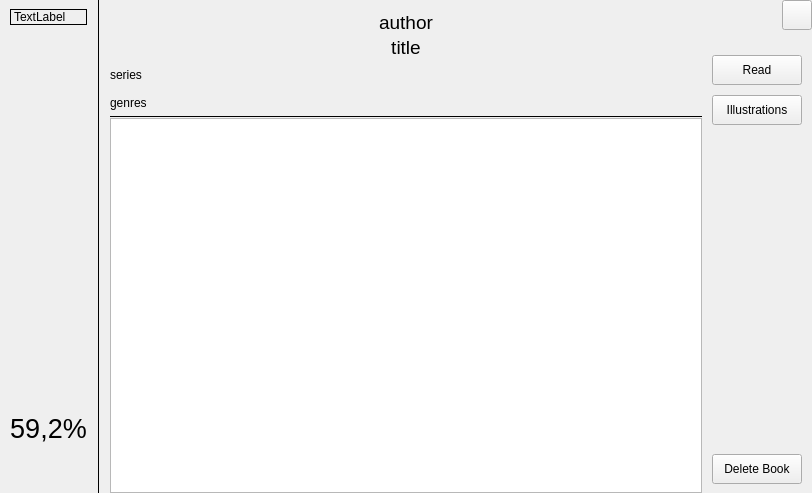
<?xml version="1.0" encoding="UTF-8"?>
<ui version="4.0">
 <class>BookPage</class>
 <widget class="QMainWindow" name="BookPage">
  <property name="geometry">
   <rect>
    <x>0</x>
    <y>0</y>
    <width>812</width>
    <height>493</height>
   </rect>
  </property>
  <property name="windowTitle">
   <string>MainWindow</string>
  </property>
  <widget class="QWidget" name="centralwidget">
   <layout class="QVBoxLayout" name="verticalLayout">
    <property name="spacing">
     <number>0</number>
    </property>
    <property name="leftMargin">
     <number>0</number>
    </property>
    <property name="topMargin">
     <number>0</number>
    </property>
    <property name="rightMargin">
     <number>0</number>
    </property>
    <property name="bottomMargin">
     <number>0</number>
    </property>
    <item>
     <widget class="QStackedWidget" name="stackedWidget">
      <property name="lineWidth">
       <number>0</number>
      </property>
      <property name="currentIndex">
       <number>0</number>
      </property>
      <widget class="QWidget" name="BookWidget">
       <layout class="QHBoxLayout" name="horizontalLayout_8" stretch="0,0,1,0">
        <property name="spacing">
         <number>0</number>
        </property>
        <property name="leftMargin">
         <number>0</number>
        </property>
        <property name="topMargin">
         <number>0</number>
        </property>
        <property name="rightMargin">
         <number>0</number>
        </property>
        <property name="bottomMargin">
         <number>0</number>
        </property>
        <item>
         <layout class="QVBoxLayout" name="ImageBlock">
          <property name="spacing">
           <number>0</number>
          </property>
          <property name="leftMargin">
           <number>10</number>
          </property>
          <property name="topMargin">
           <number>9</number>
          </property>
          <property name="rightMargin">
           <number>10</number>
          </property>
          <property name="bottomMargin">
           <number>9</number>
          </property>
          <item>
           <widget class="QLabel" name="Image">
            <property name="sizePolicy">
             <sizepolicy hsizetype="Preferred" vsizetype="Preferred">
              <horstretch>2</horstretch>
              <verstretch>0</verstretch>
             </sizepolicy>
            </property>
            <property name="minimumSize">
             <size>
              <width>0</width>
              <height>0</height>
             </size>
            </property>
            <property name="maximumSize">
             <size>
              <width>200</width>
              <height>300</height>
             </size>
            </property>
            <property name="frameShape">
             <enum>QFrame::Box</enum>
            </property>
            <property name="text">
             <string notr="true">TextLabel</string>
            </property>
           </widget>
          </item>
          <item>
           <spacer name="verticalSpacer">
            <property name="orientation">
             <enum>Qt::Vertical</enum>
            </property>
            <property name="sizeHint" stdset="0">
             <size>
              <width>20</width>
              <height>40</height>
             </size>
            </property>
           </spacer>
          </item>
          <item>
           <layout class="QHBoxLayout" name="horizontalLayout">
            <property name="bottomMargin">
             <number>0</number>
            </property>
            <item>
             <widget class="QLabel" name="BookProgress">
              <property name="font">
               <font>
                <pointsize>20</pointsize>
               </font>
              </property>
              <property name="text">
               <string notr="true">59,2%</string>
              </property>
              <property name="alignment">
               <set>Qt::AlignCenter</set>
              </property>
             </widget>
            </item>
           </layout>
          </item>
          <item>
           <spacer name="verticalSpacer_2">
            <property name="orientation">
             <enum>Qt::Vertical</enum>
            </property>
            <property name="sizeType">
             <enum>QSizePolicy::Fixed</enum>
            </property>
            <property name="sizeHint" stdset="0">
             <size>
              <width>20</width>
              <height>40</height>
             </size>
            </property>
           </spacer>
          </item>
         </layout>
        </item>
        <item>
         <widget class="Line" name="leftLine_2">
          <property name="minimumSize">
           <size>
            <width>0</width>
            <height>50</height>
           </size>
          </property>
          <property name="frameShadow">
           <enum>QFrame::Plain</enum>
          </property>
          <property name="midLineWidth">
           <number>0</number>
          </property>
          <property name="orientation">
           <enum>Qt::Vertical</enum>
          </property>
         </widget>
        </item>
        <item>
         <layout class="QVBoxLayout" name="BookData" stretch="0,0,0,0,0,0,10,0">
          <property name="spacing">
           <number>0</number>
          </property>
          <property name="leftMargin">
           <number>10</number>
          </property>
          <property name="topMargin">
           <number>0</number>
          </property>
          <property name="rightMargin">
           <number>10</number>
          </property>
          <property name="bottomMargin">
           <number>0</number>
          </property>
          <item>
           <spacer name="verticalSpacer_3">
            <property name="orientation">
             <enum>Qt::Vertical</enum>
            </property>
            <property name="sizeType">
             <enum>QSizePolicy::Fixed</enum>
            </property>
            <property name="sizeHint" stdset="0">
             <size>
              <width>20</width>
              <height>10</height>
             </size>
            </property>
           </spacer>
          </item>
          <item>
           <widget class="QLabel" name="author">
            <property name="minimumSize">
             <size>
              <width>0</width>
              <height>25</height>
             </size>
            </property>
            <property name="maximumSize">
             <size>
              <width>16777215</width>
              <height>25</height>
             </size>
            </property>
            <property name="font">
             <font>
              <pointsize>14</pointsize>
             </font>
            </property>
            <property name="text">
             <string notr="true">author</string>
            </property>
            <property name="alignment">
             <set>Qt::AlignCenter</set>
            </property>
           </widget>
          </item>
          <item>
           <widget class="QLabel" name="title">
            <property name="sizePolicy">
             <sizepolicy hsizetype="Preferred" vsizetype="Fixed">
              <horstretch>0</horstretch>
              <verstretch>0</verstretch>
             </sizepolicy>
            </property>
            <property name="minimumSize">
             <size>
              <width>0</width>
              <height>25</height>
             </size>
            </property>
            <property name="maximumSize">
             <size>
              <width>16777215</width>
              <height>25</height>
             </size>
            </property>
            <property name="font">
             <font>
              <pointsize>14</pointsize>
             </font>
            </property>
            <property name="text">
             <string notr="true">title</string>
            </property>
            <property name="alignment">
             <set>Qt::AlignCenter</set>
            </property>
           </widget>
          </item>
          <item>
           <widget class="QLabel" name="series">
            <property name="minimumSize">
             <size>
              <width>0</width>
              <height>30</height>
             </size>
            </property>
            <property name="text">
             <string notr="true">series</string>
            </property>
           </widget>
          </item>
          <item>
           <widget class="QLabel" name="genres">
            <property name="sizePolicy">
             <sizepolicy hsizetype="Expanding" vsizetype="Fixed">
              <horstretch>0</horstretch>
              <verstretch>0</verstretch>
             </sizepolicy>
            </property>
            <property name="minimumSize">
             <size>
              <width>0</width>
              <height>25</height>
             </size>
            </property>
            <property name="maximumSize">
             <size>
              <width>16777215</width>
              <height>25</height>
             </size>
            </property>
            <property name="text">
             <string notr="true">genres</string>
            </property>
           </widget>
          </item>
          <item>
           <widget class="Line" name="leftLine">
            <property name="minimumSize">
             <size>
              <width>0</width>
              <height>0</height>
             </size>
            </property>
            <property name="frameShadow">
             <enum>QFrame::Plain</enum>
            </property>
            <property name="midLineWidth">
             <number>0</number>
            </property>
            <property name="orientation">
             <enum>Qt::Horizontal</enum>
            </property>
           </widget>
          </item>
          <item>
           <widget class="QTextEdit" name="annotation">
            <property name="sizePolicy">
             <sizepolicy hsizetype="Preferred" vsizetype="Expanding">
              <horstretch>0</horstretch>
              <verstretch>0</verstretch>
             </sizepolicy>
            </property>
            <property name="font">
             <font>
              <pointsize>10</pointsize>
              <stylestrategy>PreferAntialias</stylestrategy>
              <kerning>false</kerning>
             </font>
            </property>
            <property name="verticalScrollBarPolicy">
             <enum>Qt::ScrollBarAlwaysOff</enum>
            </property>
            <property name="horizontalScrollBarPolicy">
             <enum>Qt::ScrollBarAlwaysOff</enum>
            </property>
            <property name="sizeAdjustPolicy">
             <enum>QAbstractScrollArea::AdjustToContents</enum>
            </property>
            <property name="documentTitle">
             <string notr="true"/>
            </property>
            <property name="undoRedoEnabled">
             <bool>true</bool>
            </property>
            <property name="lineWrapMode">
             <enum>QTextEdit::WidgetWidth</enum>
            </property>
            <property name="readOnly">
             <bool>true</bool>
            </property>
            <property name="html">
             <string notr="true">&lt;!DOCTYPE HTML PUBLIC &quot;-//W3C//DTD HTML 4.0//EN&quot; &quot;http://www.w3.org/TR/REC-html40/strict.dtd&quot;&gt;
&lt;html&gt;&lt;head&gt;&lt;meta name=&quot;qrichtext&quot; content=&quot;1&quot; /&gt;&lt;style type=&quot;text/css&quot;&gt;
p, li { white-space: pre-wrap; }
&lt;/style&gt;&lt;/head&gt;&lt;body style=&quot; font-family:'MS Shell Dlg 2'; font-size:10pt; font-weight:400; font-style:normal;&quot;&gt;
&lt;p style=&quot;-qt-paragraph-type:empty; margin-top:0px; margin-bottom:0px; margin-left:0px; margin-right:0px; -qt-block-indent:0; text-indent:0px;&quot;&gt;&lt;br /&gt;&lt;/p&gt;&lt;/body&gt;&lt;/html&gt;</string>
            </property>
            <property name="textInteractionFlags">
             <set>Qt::NoTextInteraction</set>
            </property>
            <property name="placeholderText">
             <string notr="true"/>
            </property>
           </widget>
          </item>
          <item>
           <spacer name="verticalSpacer_4">
            <property name="orientation">
             <enum>Qt::Vertical</enum>
            </property>
            <property name="sizeHint" stdset="0">
             <size>
              <width>20</width>
              <height>0</height>
             </size>
            </property>
           </spacer>
          </item>
         </layout>
        </item>
        <item>
         <layout class="QVBoxLayout" name="ButtonBlock">
          <property name="spacing">
           <number>15</number>
          </property>
          <property name="leftMargin">
           <number>0</number>
          </property>
          <property name="topMargin">
           <number>0</number>
          </property>
          <property name="rightMargin">
           <number>0</number>
          </property>
          <item>
           <layout class="QHBoxLayout" name="horizontalLayout_2">
            <property name="spacing">
             <number>0</number>
            </property>
            <property name="bottomMargin">
             <number>0</number>
            </property>
            <item>
             <spacer name="horizontalSpacer">
              <property name="orientation">
               <enum>Qt::Horizontal</enum>
              </property>
              <property name="sizeType">
               <enum>QSizePolicy::MinimumExpanding</enum>
              </property>
              <property name="sizeHint" stdset="0">
               <size>
                <width>0</width>
                <height>20</height>
               </size>
              </property>
             </spacer>
            </item>
            <item>
             <widget class="QPushButton" name="exit_button">
              <property name="minimumSize">
               <size>
                <width>30</width>
                <height>30</height>
               </size>
              </property>
              <property name="maximumSize">
               <size>
                <width>30</width>
                <height>30</height>
               </size>
              </property>
              <property name="text">
               <string notr="true"/>
              </property>
             </widget>
            </item>
           </layout>
          </item>
          <item>
           <layout class="QVBoxLayout" name="VerticalButtonBlock">
            <property name="spacing">
             <number>0</number>
            </property>
            <property name="topMargin">
             <number>10</number>
            </property>
            <property name="rightMargin">
             <number>10</number>
            </property>
            <property name="bottomMargin">
             <number>9</number>
            </property>
            <item>
             <widget class="QPushButton" name="startReading">
              <property name="minimumSize">
               <size>
                <width>90</width>
                <height>30</height>
               </size>
              </property>
              <property name="maximumSize">
               <size>
                <width>70</width>
                <height>30</height>
               </size>
              </property>
              <property name="text">
               <string>Read</string>
              </property>
             </widget>
            </item>
            <item>
             <spacer name="verticalSpacer_5">
              <property name="orientation">
               <enum>Qt::Vertical</enum>
              </property>
              <property name="sizeType">
               <enum>QSizePolicy::Fixed</enum>
              </property>
              <property name="sizeHint" stdset="0">
               <size>
                <width>20</width>
                <height>10</height>
               </size>
              </property>
             </spacer>
            </item>
            <item>
             <widget class="QPushButton" name="ShowIllustrations">
              <property name="minimumSize">
               <size>
                <width>90</width>
                <height>30</height>
               </size>
              </property>
              <property name="maximumSize">
               <size>
                <width>70</width>
                <height>30</height>
               </size>
              </property>
              <property name="text">
               <string>Illustrations</string>
              </property>
             </widget>
            </item>
            <item>
             <spacer name="verticalSpacer_6">
              <property name="orientation">
               <enum>Qt::Vertical</enum>
              </property>
              <property name="sizeHint" stdset="0">
               <size>
                <width>20</width>
                <height>40</height>
               </size>
              </property>
             </spacer>
            </item>
            <item>
             <widget class="QPushButton" name="deleteBook">
              <property name="minimumSize">
               <size>
                <width>90</width>
                <height>30</height>
               </size>
              </property>
              <property name="maximumSize">
               <size>
                <width>70</width>
                <height>30</height>
               </size>
              </property>
              <property name="text">
               <string>Delete Book</string>
              </property>
             </widget>
            </item>
           </layout>
          </item>
         </layout>
        </item>
       </layout>
      </widget>
      <widget class="QWidget" name="IllustrationsWidget">
       <property name="styleSheet">
        <string notr="true">#IllustrationsWidget{background-color:black;}</string>
       </property>
       <layout class="QVBoxLayout" name="verticalLayout_2" stretch="0,0">
        <property name="spacing">
         <number>10</number>
        </property>
        <property name="leftMargin">
         <number>0</number>
        </property>
        <property name="topMargin">
         <number>10</number>
        </property>
        <property name="rightMargin">
         <number>0</number>
        </property>
        <property name="bottomMargin">
         <number>10</number>
        </property>
        <item>
         <layout class="QGridLayout" name="gridLayout">
          <property name="topMargin">
           <number>0</number>
          </property>
          <item row="0" column="1">
           <spacer name="verticalSpacer_7">
            <property name="orientation">
             <enum>Qt::Vertical</enum>
            </property>
            <property name="sizeHint" stdset="0">
             <size>
              <width>20</width>
              <height>40</height>
             </size>
            </property>
           </spacer>
          </item>
          <item row="1" column="0">
           <spacer name="horizontalSpacer_6">
            <property name="orientation">
             <enum>Qt::Horizontal</enum>
            </property>
            <property name="sizeHint" stdset="0">
             <size>
              <width>40</width>
              <height>20</height>
             </size>
            </property>
           </spacer>
          </item>
          <item row="1" column="1">
           <widget class="QLabel" name="IllustrationLabel">
            <property name="sizePolicy">
             <sizepolicy hsizetype="Expanding" vsizetype="Expanding">
              <horstretch>0</horstretch>
              <verstretch>0</verstretch>
             </sizepolicy>
            </property>
            <property name="text">
             <string>TextLabel</string>
            </property>
           </widget>
          </item>
          <item row="1" column="2">
           <spacer name="horizontalSpacer_7">
            <property name="orientation">
             <enum>Qt::Horizontal</enum>
            </property>
            <property name="sizeHint" stdset="0">
             <size>
              <width>40</width>
              <height>20</height>
             </size>
            </property>
           </spacer>
          </item>
          <item row="2" column="1">
           <spacer name="verticalSpacer_8">
            <property name="orientation">
             <enum>Qt::Vertical</enum>
            </property>
            <property name="sizeHint" stdset="0">
             <size>
              <width>20</width>
              <height>40</height>
             </size>
            </property>
           </spacer>
          </item>
         </layout>
        </item>
        <item>
         <layout class="QHBoxLayout" name="IllButtonLayout">
          <property name="spacing">
           <number>0</number>
          </property>
          <property name="leftMargin">
           <number>10</number>
          </property>
          <property name="rightMargin">
           <number>10</number>
          </property>
          <item>
           <spacer name="horizontalSpacer_8">
            <property name="orientation">
             <enum>Qt::Horizontal</enum>
            </property>
            <property name="sizeType">
             <enum>QSizePolicy::Fixed</enum>
            </property>
            <property name="sizeHint" stdset="0">
             <size>
              <width>40</width>
              <height>20</height>
             </size>
            </property>
           </spacer>
          </item>
          <item>
           <spacer name="horizontalSpacer_2">
            <property name="orientation">
             <enum>Qt::Horizontal</enum>
            </property>
            <property name="sizeHint" stdset="0">
             <size>
              <width>40</width>
              <height>20</height>
             </size>
            </property>
           </spacer>
          </item>
          <item>
           <widget class="QPushButton" name="PrevIllustration">
            <property name="minimumSize">
             <size>
              <width>40</width>
              <height>40</height>
             </size>
            </property>
            <property name="maximumSize">
             <size>
              <width>40</width>
              <height>40</height>
             </size>
            </property>
            <property name="text">
             <string>&lt;-</string>
            </property>
           </widget>
          </item>
          <item>
           <spacer name="horizontalSpacer_4">
            <property name="orientation">
             <enum>Qt::Horizontal</enum>
            </property>
            <property name="sizeType">
             <enum>QSizePolicy::Fixed</enum>
            </property>
            <property name="sizeHint" stdset="0">
             <size>
              <width>40</width>
              <height>20</height>
             </size>
            </property>
           </spacer>
          </item>
          <item>
           <widget class="QLabel" name="ImageCounter">
            <property name="minimumSize">
             <size>
              <width>50</width>
              <height>40</height>
             </size>
            </property>
            <property name="maximumSize">
             <size>
              <width>50</width>
              <height>40</height>
             </size>
            </property>
            <property name="sizeIncrement">
             <size>
              <width>45</width>
              <height>40</height>
             </size>
            </property>
            <property name="text">
             <string>10/50</string>
            </property>
            <property name="alignment">
             <set>Qt::AlignCenter</set>
            </property>
           </widget>
          </item>
          <item>
           <spacer name="horizontalSpacer_5">
            <property name="orientation">
             <enum>Qt::Horizontal</enum>
            </property>
            <property name="sizeType">
             <enum>QSizePolicy::Fixed</enum>
            </property>
            <property name="sizeHint" stdset="0">
             <size>
              <width>40</width>
              <height>20</height>
             </size>
            </property>
           </spacer>
          </item>
          <item>
           <widget class="QPushButton" name="NextIllustration">
            <property name="minimumSize">
             <size>
              <width>40</width>
              <height>40</height>
             </size>
            </property>
            <property name="maximumSize">
             <size>
              <width>40</width>
              <height>40</height>
             </size>
            </property>
            <property name="text">
             <string>-&gt;</string>
            </property>
           </widget>
          </item>
          <item>
           <spacer name="horizontalSpacer_3">
            <property name="orientation">
             <enum>Qt::Horizontal</enum>
            </property>
            <property name="sizeHint" stdset="0">
             <size>
              <width>40</width>
              <height>20</height>
             </size>
            </property>
           </spacer>
          </item>
          <item>
           <widget class="QPushButton" name="CloseIllustrations">
            <property name="sizePolicy">
             <sizepolicy hsizetype="Fixed" vsizetype="Fixed">
              <horstretch>0</horstretch>
              <verstretch>0</verstretch>
             </sizepolicy>
            </property>
            <property name="minimumSize">
             <size>
              <width>40</width>
              <height>40</height>
             </size>
            </property>
            <property name="maximumSize">
             <size>
              <width>40</width>
              <height>40</height>
             </size>
            </property>
            <property name="text">
             <string>X</string>
            </property>
           </widget>
          </item>
         </layout>
        </item>
       </layout>
      </widget>
     </widget>
    </item>
   </layout>
  </widget>
 </widget>
 <resources/>
 <connections/>
</ui>
